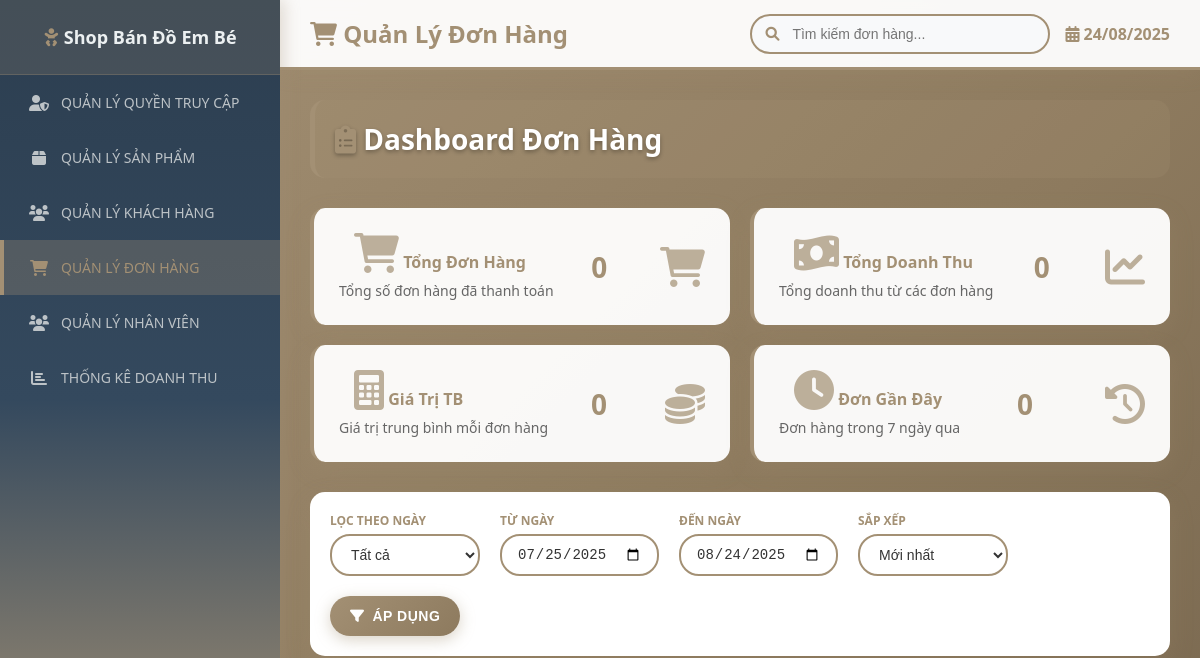
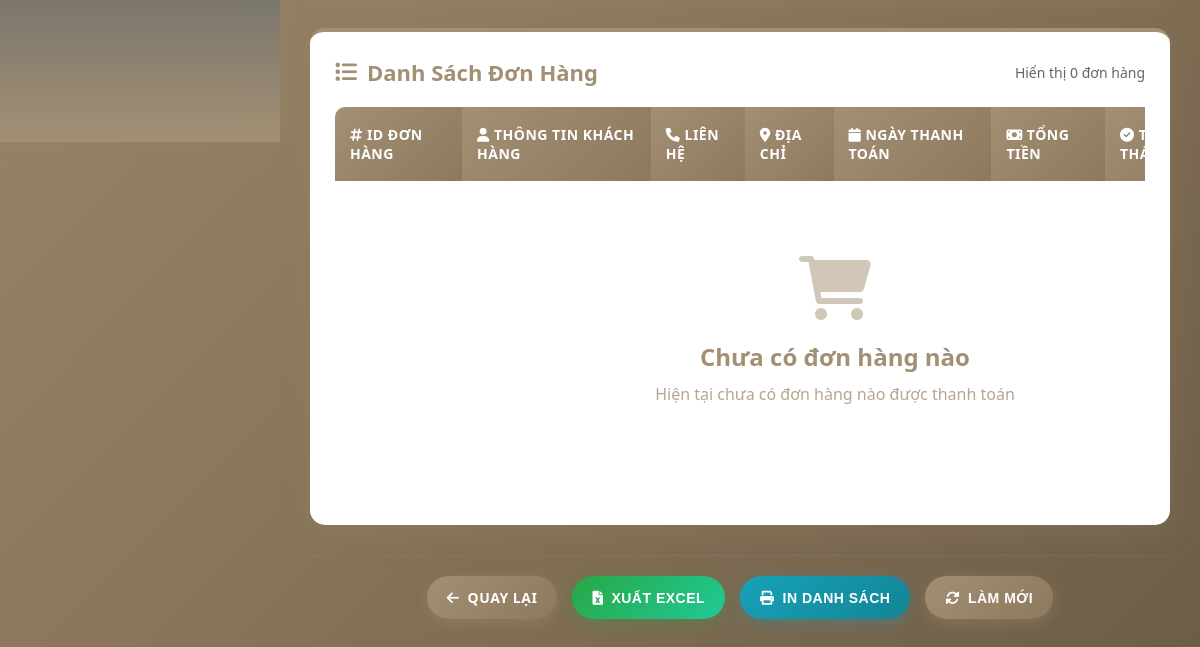
Page /Frontend_web/QLdonhang_admin.php (signed in) on the earlier database version (2 pictures, top to bottom).
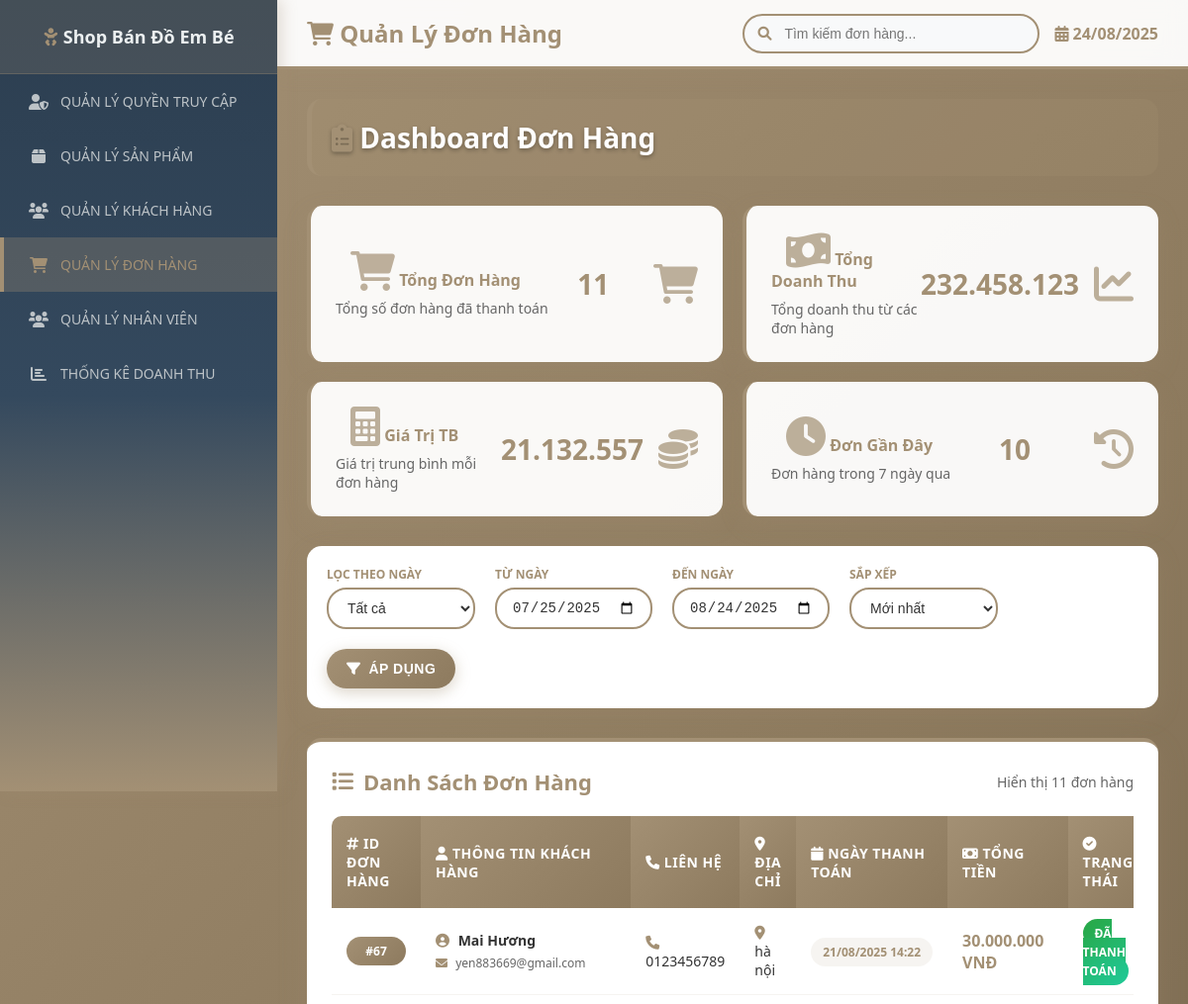
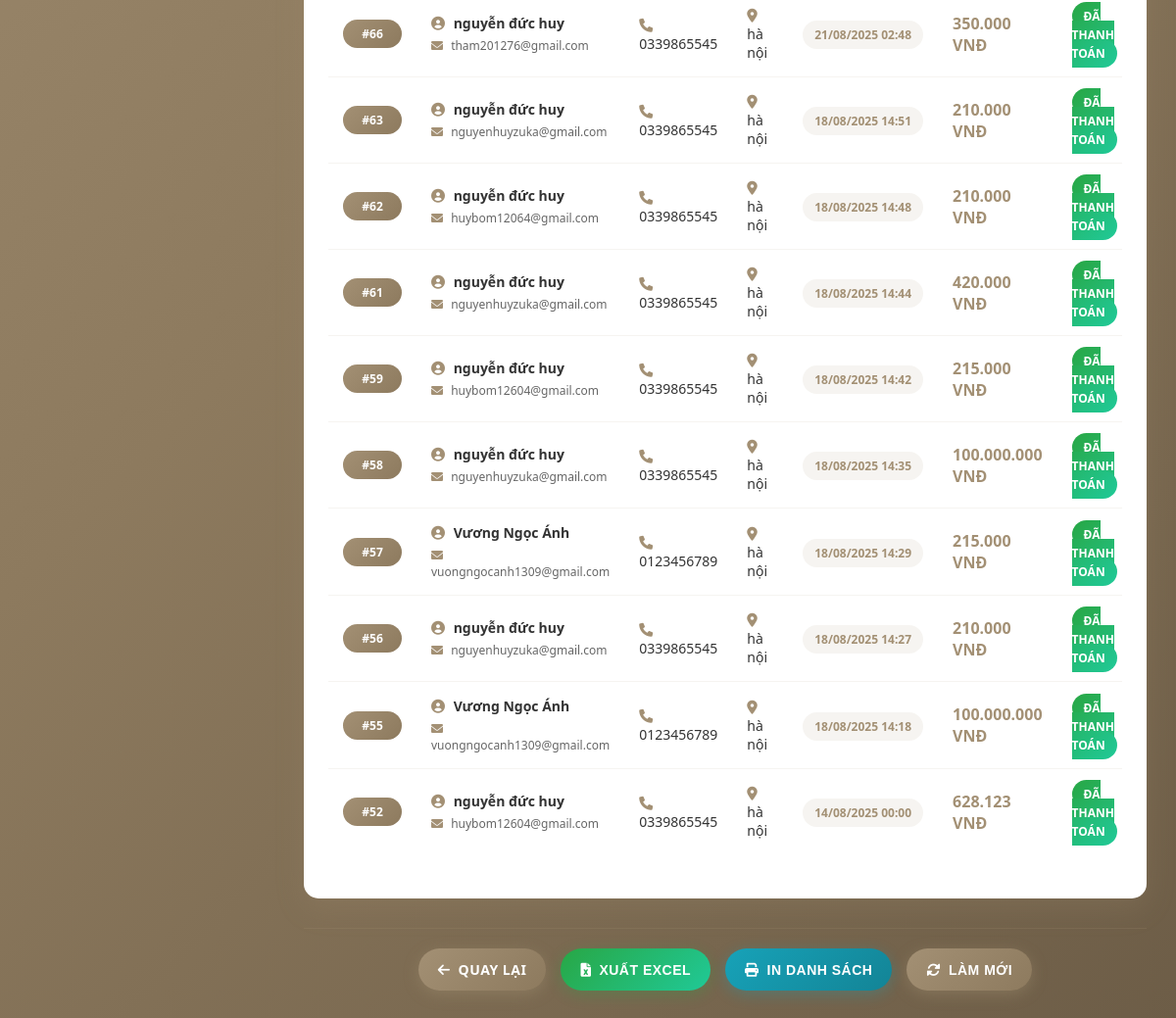
Same page on the later database version (2 pictures, top to bottom).
### tables this page shows
CREATE TABLE `thanhtoan` (
  `id` int(11) NOT NULL,
  `user_id` int(11) NOT NULL,
  `hoTen` varchar(255) NOT NULL,
  `email` varchar(255) NOT NULL,
  `soDienThoai` varchar(15) NOT NULL,
  `diaChi` varchar(255) NOT NULL,
  `ngayThanhToan` datetime NOT NULL,
  `tongTien` decimal(10,2) NOT NULL
);

### Frontend_web/QLdonhang_admin.php (the view, shortened to what the changed rows need)
<?php
$conn = new mysqli('127.0.0.1', 'root', '', 'newborn_shop1');
$query = "
    SELECT t.id AS order_id, t.hoTen, t.email, t.soDienThoai, t.diaChi, t.ngayThanhToan, t.tongTien
    FROM thanhtoan t
    ORDER BY t.ngayThanhToan DESC";
$result = $conn->query($query);
$stats_query = "
    SELECT
        COUNT(*) as total_orders,
        SUM(tongTien) as total_revenue,
        AVG(tongTien) as avg_order_value,
        COUNT(DISTINCT DATE(ngayThanhToan)) as active_days
    FROM thanhtoan";
$stats_result = $conn->query($stats_query);
$stats = $stats_result->fetch_assoc();
$recent_query = "
    SELECT COUNT(*) as recent_orders
    FROM thanhtoan
    WHERE ngayThanhToan >= DATE_SUB(NOW(), INTERVAL 7 DAY)";
$recent_result = $conn->query($recent_query);
$recent_stats = $recent_result->fetch_assoc();
?>
<!DOCTYPE html>
<html lang="vi">
<head>
    <link href="https://cdnjs.cloudflare.com/ajax/libs/font-awesome/6.0.0/css/all.min.css" rel="stylesheet">
</head>
<body>
    <div id="menu" class="sidebar">
        <h2><i class="fas fa-baby icon-primary"></i> Shop Bán Đồ Em Bé</h2>
    </div>
    <div class="content">
        <h2 class="page-title">
            <i class="fas fa-clipboard-list icon-primary"></i> Dashboard Đơn Hàng
        </h2>
        <div class="stats-container">
            <div class="stats-card">
                <div class="info">
                    <h3><i class="fas fa-shopping-cart icon-primary"></i> Tổng Đơn Hàng</h3>
                    <p>Tổng số đơn hàng đã thanh toán</p>
                </div>
                <div class="number"><?php echo number_format($stats['total_orders'] ?? 0); ?></div>
                <i class="fas fa-shopping-cart"></i>
            </div>
            <div class="stats-card">
                <div class="info">
                    <h3><i class="fas fa-money-bill-wave icon-primary"></i> Tổng Doanh Thu</h3>
                    <p>Tổng doanh thu từ các đơn hàng</p>
                </div>
                <div class="number"><?php echo number_format($stats['total_revenue'] ?? 0, 0, ',', '.'); ?></div>
                <i class="fas fa-chart-line"></i>
            </div>
            <div class="stats-card">
                <div class="info">
                    <h3><i class="fas fa-calculator icon-primary"></i> Giá Trị TB</h3>
                    <p>Giá trị trung bình mỗi đơn hàng</p>
                </div>
                <div class="number"><?php echo number_format($stats['avg_order_value'] ?? 0, 0, ',', '.'); ?></div>
                <i class="fas fa-coins"></i>
            </div>
            <div class="stats-card">
                <div class="info">
                    <h3><i class="fas fa-clock icon-primary"></i> Đơn Gần Đây</h3>
                    <p>Đơn hàng trong 7 ngày qua</p>
                </div>
                <div class="number"><?php echo number_format($recent_stats['recent_orders'] ?? 0); ?></div>
                <i class="fas fa-history"></i>
            </div>
        </div>
        <div class="table-container">
            <div class="table-header">
                <h2><i class="fas fa-list icon-primary"></i> Danh Sách Đơn Hàng</h2>
                <div class="table-info">
                    Hiển thị <?php echo $result->num_rows; ?> đơn hàng
                </div>
            </div>
            <div class="table-wrapper">
                <table id="ordersTable">
                    <thead>
                        <tr>
                            <th><i class="fas fa-hashtag"></i> ID Đơn hàng</th>
                            <th><i class="fas fa-user"></i> Thông tin khách hàng</th>
                            <th><i class="fas fa-phone"></i> Liên hệ</th>
                            <th><i class="fas fa-map-marker-alt"></i> Địa chỉ</th>
                            <th><i class="fas fa-calendar"></i> Ngày thanh toán</th>
                            <th><i class="fas fa-money-bill"></i> Tổng tiền</th>
                            <th><i class="fas fa-check-circle"></i> Trạng thái</th>
                        </tr>
                    </thead>
                    <tbody>
                        <?php
                        if ($result->num_rows > 0) {
                            while ($order = $result->fetch_assoc()) {
                                echo "<tr data-order-id='" . $order['order_id'] . "' data-customer='" . htmlspecialchars($order['hoTen']) . "' data-date='" . $order['ngayThanhToan'] . "' data-amount='" . $order['tongTien'] . "'>";
                                echo "<td><span class='order-id'>#" . htmlspecialchars($order['order_id']) . "</span></td>";
                                echo "<td>";
                                echo "<div class='customer-info'>";
                                echo "<h4><i class='fas fa-user-circle icon-primary'></i> " . htmlspecialchars($order['hoTen']) . "</h4>";
                                echo "<p><i class='fas fa-envelope'></i> " . htmlspecialchars($order['email']) . "</p>";
                                echo "</div>";
                                echo "</td>";
                                echo "<td>";
                                echo "<p><i class='fas fa-phone icon-primary'></i> " . htmlspecialchars($order['soDienThoai']) . "</p>";
                                echo "</td>";
                                echo "<td>";
                                echo "<p><i class='fas fa-map-marker-alt icon-primary'></i> " . htmlspecialchars($order['diaChi']) . "</p>";
                                echo "</td>";
                                echo "<td><span class='date-badge'>" . date('d/m/Y H:i', strtotime($order['ngayThanhToan'])) . "</span></td>";
                                echo "<td><span class='order-total'>" . number_format($order['tongTien'], 0, ',', '.') . " VNĐ</span></td>";
                                echo "<td><span class='status-badge'>Đã thanh toán</span></td>";
                                echo "</tr>";
                            }
                        } else {
                            echo "<tr><td colspan='8'>";
                            echo "<div class='empty-state'>";
                            echo "<i class='fas fa-shopping-cart'></i>";
                            echo "<h3>Chưa có đơn hàng nào</h3>";
                            echo "<p>Hiện tại chưa có đơn hàng nào được thanh toán</p>";
                            echo "</div>";
                            echo "</td></tr>";
                        }
                        ?>
                    </tbody>
                </table>
            </div>
        </div>
    </div>
</body>
</html>

Differences in the rows shown:
added thanhtoan: id "67", hoTen "Mai Hương", email "yen883669@gmail.com", soDienThoai "0123456789", diaChi "hà nội", ngayThanhToan "21/08/2025 14:22", tongTien "30.000.000"
added thanhtoan: id "66", hoTen "nguyễn đức huy", email "tham201276@gmail.com", soDienThoai "0339865545", diaChi "hà nội", ngayThanhToan "21/08/2025 02:48", tongTien "350.000"
added thanhtoan: id "63", hoTen "nguyễn đức huy", email "nguyenhuyzuka@gmail.com", soDienThoai "0339865545", diaChi "hà nội", ngayThanhToan "18/08/2025 14:51", tongTien "210.000"
added thanhtoan: id "62", hoTen "nguyễn đức huy", email "huybom12064@gmail.com", soDienThoai "0339865545", diaChi "hà nội", ngayThanhToan "18/08/2025 14:48", tongTien "210.000"
added thanhtoan: id "61", hoTen "nguyễn đức huy", email "nguyenhuyzuka@gmail.com", soDienThoai "0339865545", diaChi "hà nội", ngayThanhToan "18/08/2025 14:44", tongTien "420.000"
added thanhtoan: id "59", hoTen "nguyễn đức huy", email "huybom12604@gmail.com", soDienThoai "0339865545", diaChi "hà nội", ngayThanhToan "18/08/2025 14:42", tongTien "215.000"
added thanhtoan: id "58", hoTen "nguyễn đức huy", email "nguyenhuyzuka@gmail.com", soDienThoai "0339865545", diaChi "hà nội", ngayThanhToan "18/08/2025 14:35", tongTien "100.000.000"
added thanhtoan: id "57", hoTen "Vương Ngọc Ánh", email "vuongngocanh1309@gmail.com", soDienThoai "0123456789", diaChi "hà nội", ngayThanhToan "18/08/2025 14:29", tongTien "215.000"
added thanhtoan: id "56", hoTen "nguyễn đức huy", email "nguyenhuyzuka@gmail.com", soDienThoai "0339865545", diaChi "hà nội", ngayThanhToan "18/08/2025 14:27", tongTien "210.000"
added thanhtoan: id "55", hoTen "Vương Ngọc Ánh", email "vuongngocanh1309@gmail.com", soDienThoai "0123456789", diaChi "hà nội", ngayThanhToan "18/08/2025 14:18", tongTien "100.000.000"
added thanhtoan: id "52", hoTen "nguyễn đức huy", email "huybom12604@gmail.com", soDienThoai "0339865545", diaChi "hà nội", ngayThanhToan "14/08/2025 00:00", tongTien "628.123"
Other differences:
$stats['total_orders']: "0" → "11"
$stats['total_revenue']: "0" → "232.458.123"
$stats['avg_order_value']: "0" → "21.132.557"
$recent_stats['recent_orders']: "0" → "10"
$result->num_rows: "0" → "11"
text no longer shown: "Chưa có đơn hàng nào Hiện tại chưa có đơn hàng nào được thanh toán"
